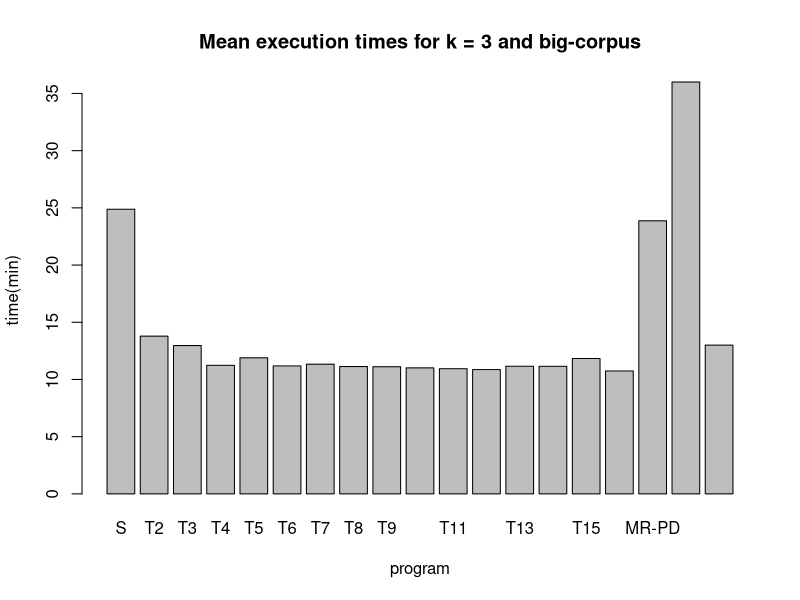

Write R code to recreate this figure.
## ---- chunk 1
require("tufte")
require("ggplot2")
require("dplyr")
require("assertthat")
require("testthat")
require("plotly")
## ---- chunk 2

x <-  vector();
x <-  c("S","T2","T3","T4","T5","T6","T7","T8","T9","T10","T11","T12","T13","T14","T15","T16","MR-PD","MR_4N","MR_2N")
t <- vector();
t <- c(24.8783,13.7881,12.968,11.2376,11.8932,11.1875,11.3340 ,11.1310 ,11.1138,11.0158 ,10.9424,10.8668 ,11.1562,11.1513 ,11.8337,10.7437, 23.8685 ,36,13)
exec <- data.frame(time = t, x = x)
barplot(exec$time,main="Mean execution times for k = 3 and big-corpus",xlab="program",ylab="time(min)",names.arg=x)
